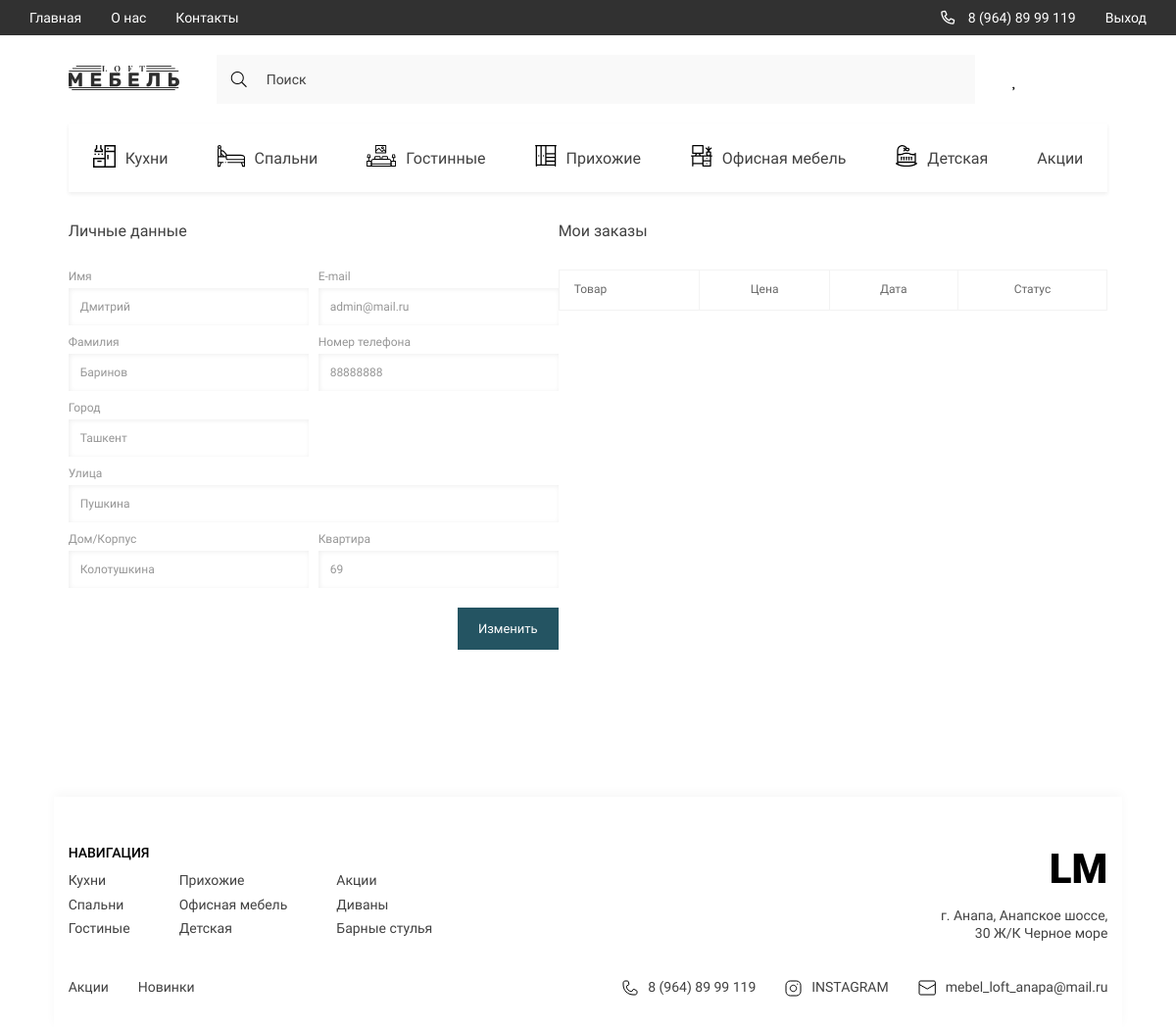
/profile/ (signed in), run on the app's committed database.
### LOFT/models.py (models this page shows, shortened)
class Customer(models.Model):
    user = models.OneToOneField(User, on_delete=models.CASCADE, verbose_name='Пользователь')
    phone = models.CharField(max_length=30, verbose_name='Номер телефона')
    region = models.CharField(max_length=100, verbose_name='Регион', null=True, blank=True)
    city = models.CharField(max_length=100, verbose_name='Город', null=True, blank=True)
    street = models.CharField(max_length=100, verbose_name='Улица', null=True, blank=True)
    home = models.CharField(max_length=100, verbose_name='Дом', null=True, blank=True)
    flat = models.CharField(max_length=100, verbose_name='Квартира №', null=True, blank=True)
    class Meta:
        verbose_name = 'Покупателя'
        verbose_name_plural = 'Покупатели'

class Cat(models.Model):
    title = models.CharField(max_length=100, verbose_name='Название категории')
    slug = models.SlugField(unique=True, verbose_name='Слаг категории')
    parent = models.ForeignKey('self', null=True, blank=True, on_delete=models.CASCADE, verbose_name='Родитель',
                               related_name='subcats')
    def get_absolute_url(self):
        return reverse('category', kwargs={'slug': self.slug})
    class Meta:
        verbose_name = 'Категорию'
        verbose_name_plural = 'Категории'

### LOFT/views.py (the view)
# urls.py: path('profile/', profile_view, name='profile'),
@login_required(login_url='login')
def profile_view(request):
    if request.method == 'POST':
        user = get_object_or_404(User, id=request.user.id)
        edit_user_form = EditUserForm(request.POST, instance=user)
        edit_customer_form = EditCustomerForm(request.POST, instance=user.customer)
        if edit_user_form.is_valid() and edit_customer_form.is_valid():
            edit_user_form.save()
            edit_customer_form.save()
        return redirect('profile')
    else:
        user = request.user
        edit_user_form = EditUserForm(instance=request.user)
        edit_customer_form = EditCustomerForm(instance=request.user.customer)
    categories = Cat.objects.all()
    context = {
        'edit_user_form': edit_user_form,
        'edit_customer_form': edit_customer_form,
        'user': user,
        'categories': categories,
        'title': 'Профиль'
    }
    return render(request, 'profile.html', context=context)

### LOFT/forms.py
class EditUserForm(forms.ModelForm):
    username = forms.EmailField(widget=forms.EmailInput(attrs={
        'class': 'contact__section-input'
    }), label='E-mail')
    first_name = forms.CharField(widget=forms.TextInput(attrs={
        'class': 'contact__section-input'
    }), label='Имя')
    last_name = forms.CharField(widget=forms.TextInput(attrs={
        'class': 'contact__section-input'
    }), label='Фамилия')
    class Meta:
        model = User
        fields = ['username', 'first_name', 'last_name']

class EditCustomerForm(forms.ModelForm):
    phone = forms.CharField(widget=forms.TelInput(attrs={
        'class': 'contact__section-input'
    }), label='Номер телефона')
    city = forms.CharField(widget=forms.TextInput(attrs={
        'class': 'contact__section-input'
    }), label='Город')
    street = forms.CharField(widget=forms.TextInput(attrs={
        'class': 'contact__section-input'
    }), label='Улица')
    home = forms.CharField(widget=forms.TextInput(attrs={
        'class': 'contact__section-input'
    }), label='Дом/Корпус', required=False)
    flat = forms.CharField(widget=forms.TextInput(attrs={
        'class': 'contact__section-input'
    }), label='Квартира', required=False)
    class Meta:
        model = Customer
        fields = ['phone', 'city', 'street', 'home', 'flat']

### LOFT/templates/profile.html (shortened to what this page needs)
{% extends "base.html" %}
{% load static %}
{% block content %}
    <div class="profile">
        <div class="container">
            <div class="profile__content">
                <form method="post" class="profile__form">
                    <h2 class="profile__title">Личные данные</h2>
                    <div class="profile__form-grid">
                        <div class="input__title">
                            <h2>Имя</h2>
                            <input type="text" name="first_name" value="{{ edit_user_form.first_name.value }}" class="contact__section-input" required>
                        </div>
                        <div class="input__title">
                            <h2>E-mail</h2>
                            <input type="email" name="username" value="{{ edit_user_form.username.value }}" class="contact__section-input" required>
                        </div>
                        <div class="input__title">
                            <h2>Фамилия</h2>
                            <input type="text" name="last_name" value="{{ edit_user_form.last_name.value }}" class="contact__section-input" required>
                        </div>
                        <div class="input__title">
                            <h2>Номер телефона</h2>
                            <input type="tel" name="phone" value="{{ edit_customer_form.phone.value }}" class="contact__section-input" required>
                        </div>
                        <div class="input__title">
                            <h2>Город</h2>
                            <input type="text" name="city" value="{{ edit_customer_form.city.value }}" class="contact__section-input" required>
                        </div>
                        <div></div>
                        <div class="input__title _span-two">
                            <h2>Улица</h2>
                            <input type="text" name="street" value="{{ edit_customer_form.street.value }}" class="contact__section-input" required>
                        </div>
                        <div class="input__title">
                            <h2>Дом/Корпус</h2>
                            <input type="text" name="home" value="{{ edit_customer_form.home.value }}" class="contact__section-input">
                        </div>
                        <div class="input__title">
                            <h2>Квартира</h2>
                            <input type="text" name="flat" value="{{ edit_customer_form.flat.value }}" class="contact__section-input">
                        </div>
                    </div>
                    <button type="submit" method="post" class="btn profile__btn">Изменить</button>
                </form>
                <div class="profile__orders">
                    <h2 class="profile__title">Мои заказы</h2>
                    <table class="profile__table">
                        <tr>
                            <td colspan="4">Товар</td>
                            <td>Цена</td>
                            <td>Дата</td>
                            <td>Статус</td>
                        </tr>
                    </table>
                </div>
            </div>
        </div>
    </div>
{% endblock %}

### LOFT/templates/components/_footer.html
{% load static %}
<footer class="footer">
            <div class="container">
                <div class="footer__content">
                    <div class="footer__navigate">
                        <div class="footer__navigate-part">
                            <h2 class="footer__navigate-title">НАВИГАЦИЯ</h2>
                            <div class="footer__navigate-lists">
                                <ul class="footer__navigate-list">
                                    {% for category in categories|slice:":3" %}
                                    <li><a href="{{ category.get_absolute_url }}" class="footer__navigate-links">{{ category.title }}</a></li>
                                    {% endfor %}
                                </ul>
                                <ul class="footer__navigate-list">
                                    {% for category in categories|slice:"3:6" %}
                                    <li><a href="{{ category.get_absolute_url }}" class="footer__navigate-links">{{ category.title }}</a></li>
                                    {% endfor %}
                                </ul>
                                <ul class="footer__navigate-list">
                                   {% for category in categories|slice:"6:9" %}
                                    <li><a href="{{ category.get_absolute_url }}" class="footer__navigate-links">{{ category.title }}</a></li>
                                    {% endfor %}
                                </ul>
                            </div>
                        </div>
                        <div class="footer__navigate-part _right">
                            <a href="{% url 'main' %}" class="footer__logo">LM</a>
                            <p class="footer__adress">г. Анапа, Анапское шоссе, 30 Ж/К Черное море</p>
                        </div>
                    </div>
                    <div class="footer__social">
                        <ul class="footer__navigate-list _short">
                            <li><a href="{% url 'category' slug='akcii' %}" class="footer__navigate-links">Акции</a></li>
                            <li><a href="{% url 'main' %}" class="footer__navigate-links">Новинки</a></li>
                        </ul>
                        <ul class="footer__social-list">
                            <li>
                                <a href="tel:89648999119" class="footer__social-links">
                                    <img src="{% static 'assets/icons/phone.svg' %}" alt="phone">
                                    8 (964) 89 99 119
                                </a>
                            </li>
                            <li>
                                <a href="https://www.instagram.com/" target="_blank" class="footer__social-links">
                                    <img src="{% static 'assets/icons/inst.svg' %}" alt="insta">
                                    INSTAGRAM
                                </a>
                            </li>
                            <li>
                                <a href="mailto:mebel_loft_anapa@mail.ru" target="_blank" class="footer__social-links">
                                    <img src="{% static 'assets/icons/mail.svg' %}" alt="mail">
                                    mebel_loft_anapa@mail.ru
                                </a>
                            </li>
                        </ul>
                    </div>
                </div>
            </div>
        </footer>

### LOFT/static/style/style.css (style rules this page uses)
:root { --containerWidth: 1140px; --primaryColor: #414141; --primaryFont: 'Roboto'; --mainColor: #245462; }
* { padding: 0; margin: 0; box-sizing: border-box; text-decoration: none; list-style: none; font-family: var(--primaryFont); }
.container { width: 100%; max-width: calc(var(--containerWidth) + 30px); margin: 0 auto; padding: 0 15px; }
.btn { outline: none; border: none; padding: 13px 20px; font-style: normal; font-weight: normal; font-size: 13px; line-height: 15px; background: var(--mainColor); border: 1px solid var(--mainColor); transition: color .3s linear, background .3s linear; color: #FFFFFF; }
.input__title { width: 100%; }
.input__title h2, .textarea__title { font-style: normal; font-weight: normal; font-size: 12px; line-height: 14px; color: #969696; margin-bottom: 5px; }
.contact__section-input, .contact__section-message { width: 100%; font-style: normal; font-weight: normal; font-size: 12px; line-height: 14px; resize: none; color: #969696; padding: 12px; box-shadow: inset 1px 1px 5px rgba(0, 0, 0, 0.07); border: none; outline: none; }
.profile { width: 100%; }
.profile__content { display: flex; justify-content: space-between; }
.profile__form { display: flex; flex-direction: column; width: 100%; max-width: 500px; }
.profile__title { font-style: normal; font-weight: normal; font-size: 16px; line-height: 19px; color: var(--primaryColor); margin-bottom: 30px; }
.profile__form-grid { display: grid; grid-template-columns: repeat(2, 1fr); gap: 10px; }
._span-two { grid-column: span 2; }
.profile__table { font-style: normal; font-weight: normal; font-size: 12px; line-height: 147.69%; color: #686868; }
.profile__table td, .profile__table { border: 1px solid #F3F3F3; border-collapse: collapse; }
.profile__table tr td { text-align: center; padding: 25px 15px; }
.profile__table tr:first-child td { padding: 11px 15px; }
.profile__table tr:first-child td:first-child { text-align-last: left; }
.profile__orders { display: flex; flex-direction: column; width: 100%; max-width: 585px; }
.profile__btn { align-self: flex-end; margin-top: 20px; }
.footer { width: 100%; padding: 49px 0 32px; background: #FFFFFF; box-shadow: 0px -4px 10px rgba(0, 0, 0, 0.03); }
.footer__content { width: 100%; display: flex; flex-direction: column; justify-content: center; }
.footer__navigate { display: flex; width: 100%; justify-content: space-between; margin-bottom: 35px; }
.footer__navigate-part._right { text-align: right; }
.footer__navigate-title { font-weight: 500; font-size: 14px; line-height: 126.69%; color: #000000; margin-bottom: 10px; text-transform: uppercase; }
.footer__navigate-lists { display: flex; }
.footer__navigate-list { display: flex; flex-direction: column; align-items: flex-start; justify-content: flex-start; }
.footer__navigate-list._short { flex-direction: row; }
.footer__navigate-list:not(:last-child) { margin-right: 50px; }
.footer__navigate-links { font-size: 14px; line-height: 126.69%; color: #414141; display: block; margin-bottom: 7.24px; transition: color .3s linear; }
.footer__logo { font-weight: 900; font-size: 42px; line-height: 49px; color: #000000; display: block; margin-bottom: 15px; }
.footer__adress { font-size: 14px; line-height: 126.69%; text-align: right; color: #414141; width: 100%; max-width: 171px; }
.footer__navigate-list._short .footer__navigate-links { margin: 0 30px 0 0; }
.footer__navigate-list._short li:last-child .footer__navigate-links { margin: 0; }
.footer__social { display: flex; justify-content: space-between; width: 100%; }
.footer__social-list { display: flex; justify-content: center; text-align: right; align-items: center; }
.footer__social-links { display: flex; justify-content: center; align-items: center; font-size: 14px; line-height: 126.69%; color: #414141; margin-right: 30px; }
.footer__social-list li:last-child .footer__social-links { margin-right: 0; }
.footer__social-links img { margin-right: 10px; }

### data on the page
Customer: phone "88888888", city "Ташкент", street "Пушкина", home "Колотушкина", flat "69"
Cat: title "Кухни"
Cat: title "Спальни"
Cat: title "Гостиные"
Cat: title "Прихожие"
Cat: title "Офисная мебель"
Cat: title "Детская"
Cat: title "Акции"
Cat: title "Диваны"
Cat: title "Барные стулья"
